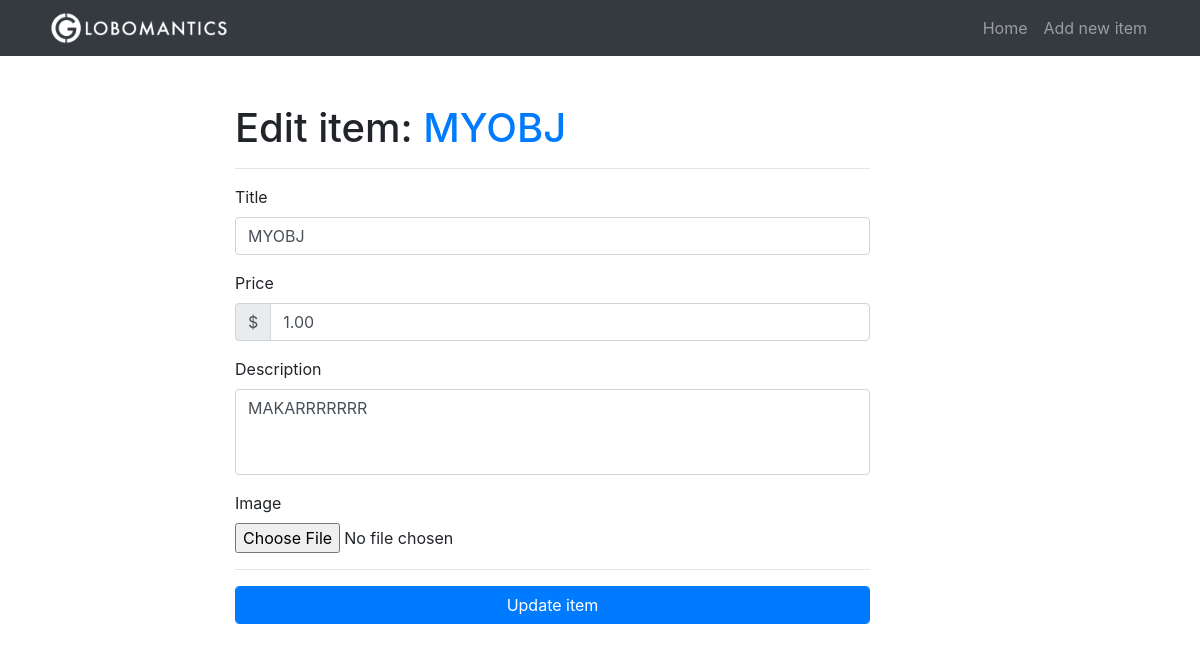
Before: /item/5/edit with the older database file.
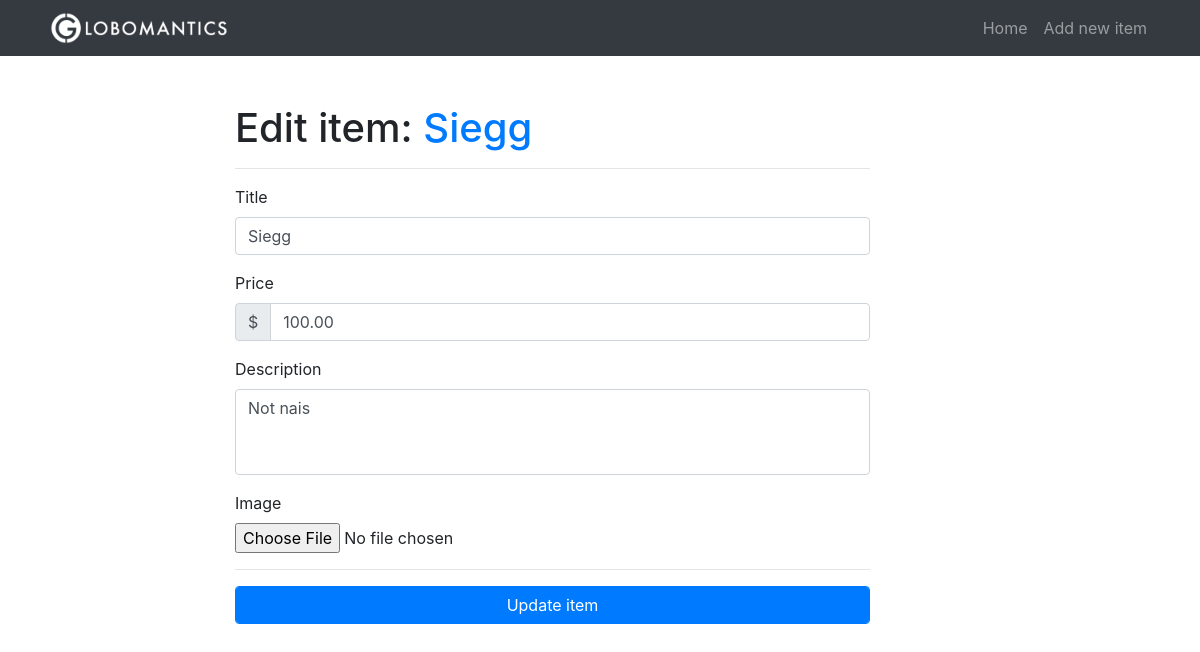
After: the same page with the newer database file.
### tables this page shows
CREATE TABLE items(
                    id              INTEGER PRIMARY KEY AUTOINCREMENT,
                    title           TEXT,
                    description     TEXT,
                    price           REAL,
                    image           TEXT,
                    category_id     INTEGER,
                    subcategory_id  INTEGER,
                    FOREIGN KEY(category_id) REFERENCES categories(id),
                    FOREIGN KEY(subcategory_id) REFERENCES subcategories(id)
);

### app.py (the view, shortened to what this page needs)
@app.route("/item/<int:item_id>/edit", methods=["GET", "POST"])
def edit_item(item_id):
    conn = get_db()
    c = conn.cursor()
    item_from_db = c.execute("SELECT * FROM items WHERE id = ?", (item_id,))
    row = c.fetchone()
    try:
        item = {
            "id": row[0],
            "title": row[1],
            "description": row[2],
            "price": row[3],
            "image": row[4]
        }
    except:
        item = {}
    if item:
        form = EditItemForm()
        form.title.data       = item["title"]
        form.description.data = item["description"]
        form.price.data       = item["price"]
        return render_template("edit_item.html", item=item, form=form)
    return redirect(url_for("home"))

### app.py
class EditItemForm(ItemForm):
    submit      = SubmitField("Update item")

### app.py (called while the page is built)
def get_db():
    db = getattr(g, '_database', None)
    if db is None:
        db = g._database = sqlite3.connect('db/globomantics.db')
    return db

@app.teardown_appcontext
def close_connection(exception):
    db = getattr(g, '_database', None)
    if db is not None:
        db.close()

    def __call__(self, field, **kwargs):
        kwargs.setdefault("id", field.id)
        kwargs.setdefault("type", self.input_type)
        kwargs.setdefault("step", "0.01")
        if "value" not in kwargs:
            kwargs["value"] = field._value()
        if "required" not in kwargs and "required" in getattr(field, "flags", []):
            kwargs["required"] = True
        return Markup("""<div class="input-group mb-3">
                    <div class="input-group-prepend">
                        <span class="input-group-text">$</span>
                    </div>
                    <input %s>
        </div>""" % self.html_params(name=field.name, **kwargs))

### templates/edit_item.html (shortened to what this page needs)
{% extends 'base.html' %}
{% from "_error_messages.html" import field_error_messages, error_messages %}
{% block content %}
<div class="row">
  <div class="col-lg-7 offset-lg-2 my-5">
    <h1>
      Edit item: <a href="{{ url_for('edit_item', item_id=item.id) }}">{{ item.title }}</a>
    </h1><hr>
    <form method="POST" action="{{ url_for('edit_item', item_id=item.id) }}" enctype="multipart/form-data">
      <div class="form-group">
        {{ form.title.label }}
        {{ form.title(class="form-control") }}
      </div>
      <div class="form-group">
        {{ form.price.label }}
        {{ form.price(class="form-control") }}
      </div>
      <div class="form-group">
        {{ form.description.label }}
        {{ form.description(class="form-control", rows="3") }}
      </div>
      <div class="form-group">
        {{ form.image.label }}<br>
        {{ form.image }}
      </div>
      <hr>
      {{ form.submit(class="btn btn-primary form-control") }}
    </form>
  </div>
</div>
{% endblock %}

### templates/base.html (shortened to what this page needs)
<!DOCTYPE html>
<html lang="en">
<head>
  <link rel="stylesheet" href="https://stackpath.bootstrapcdn.com/bootstrap/4.4.1/css/bootstrap.min.css">
  <link rel="stylesheet" href="{{ url_for('static', filename='css/style.css') }}">
</head>
<body>
  <nav class="navbar navbar-expand-lg navbar-dark bg-dark fixed-top">
    <div class="container">
      <a href="{{ url_for('home') }}" class="navbar-brand">
        <img src="{{ url_for('static', filename='images/logo.png') }}" height="40px">
      </a>
      <div class="collapse navbar-collapse" id="navbarResponsive">
        <ul class="navbar-nav ml-auto">
          <li class="nav-item {{ 'active' if active_page == 'home' else '' }}">
            <a href="{{ url_for('home') }}" class="nav-link">Home</a>
          </li>
          <li class="nav-item {{ 'active' if active_page == 'new_item' else '' }}">
            <a href="{{ url_for('new_item') }}" class="nav-link">Add new item</a>
          </li>
        </ul>
      </div>
    </div>
  </nav>
  <div class="container">
  {% block content %}{% endblock %}
  </div>
</body>
</html>

### static/css/style.css (style rules this page uses)
body { padding-top: 56px; }
.navbar-brand { padding-top: 0rem; padding-bottom: 0rem; }
textarea { resize: none; }

Changed rows visible on the page:
changed items: title "MYOBJ" → "Siegg"; price "1.00" → "100.00"; description "MAKARRRRRRR" → "Not nais"
